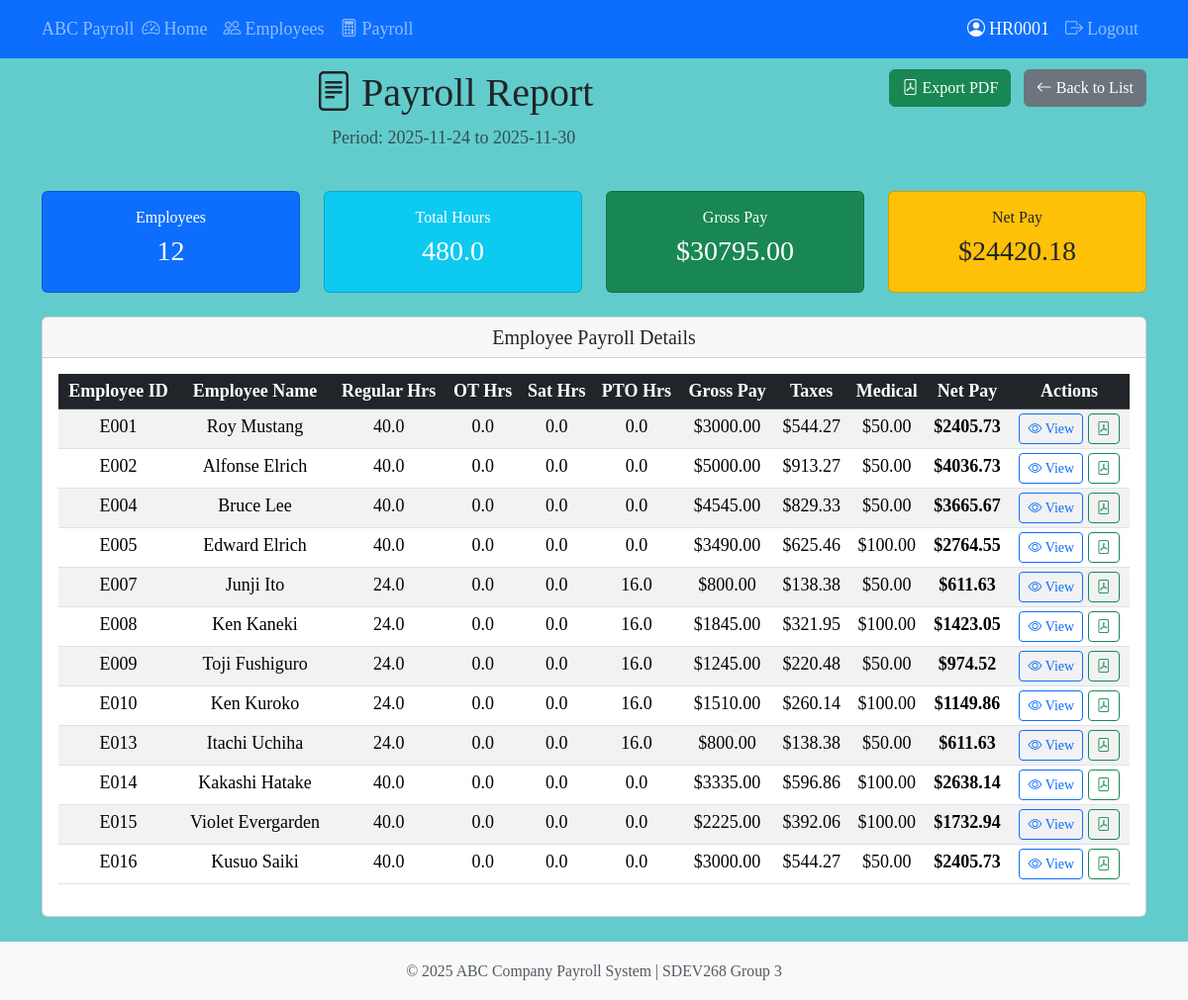
Page /payroll/report/8 (signed in) on the earlier database version.
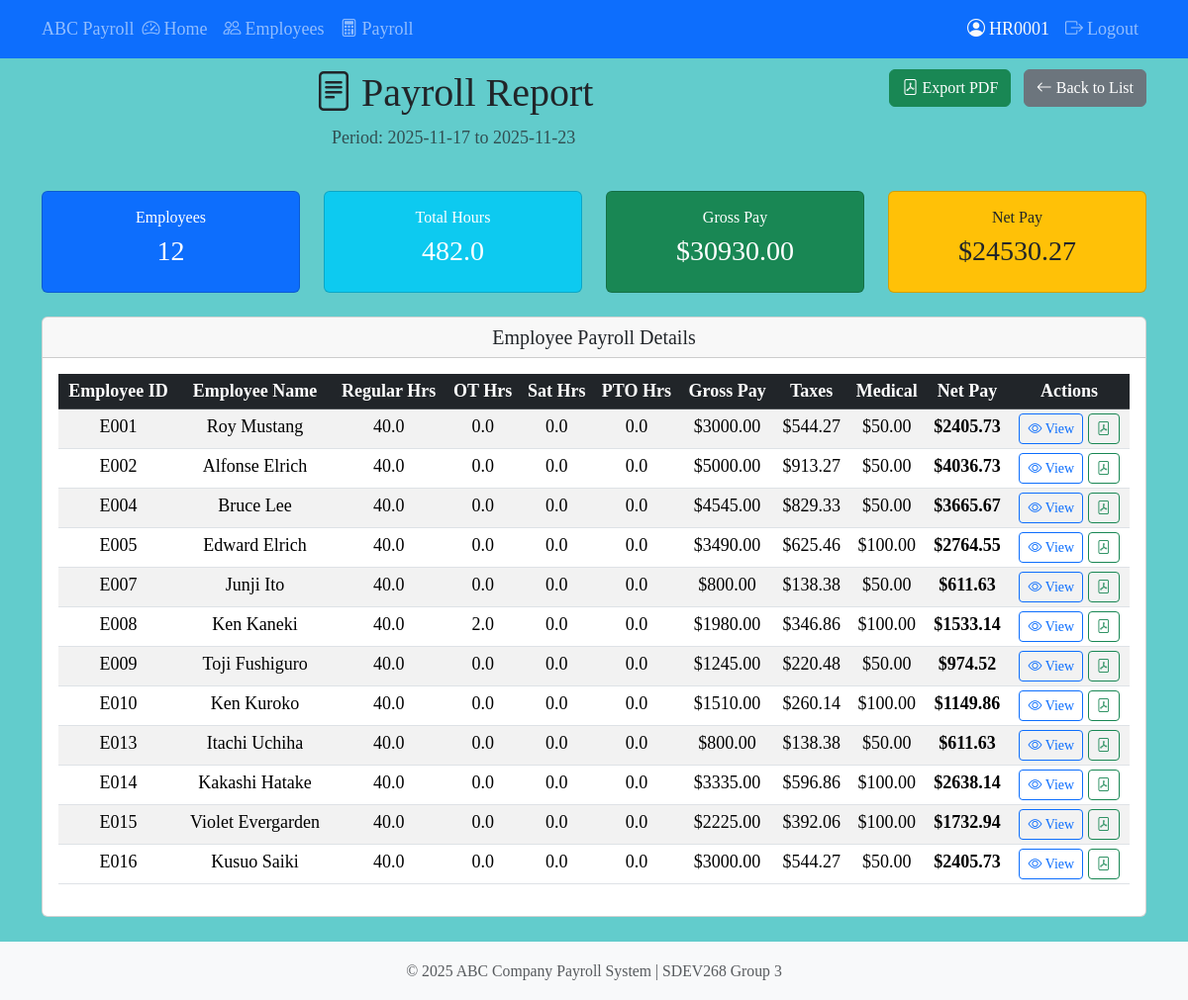
Same page on the later database version.
### tables this page shows
CREATE TABLE payroll_periods (
    payroll_id INTEGER PRIMARY KEY AUTOINCREMENT,
    period_start_date TEXT NOT NULL,
    period_end_date TEXT NOT NULL,
    processed_date TEXT,
    is_locked INTEGER NOT NULL DEFAULT 0,
    processed_by TEXT,
    created_date TEXT NOT NULL DEFAULT (datetime('now', 'localtime')),
    UNIQUE(period_start_date, period_end_date),
    CHECK (date(period_end_date) >= date(period_start_date))
);

CREATE TABLE payroll_details (
    payroll_detail_id INTEGER PRIMARY KEY AUTOINCREMENT,
    payroll_id INTEGER NOT NULL,
    employee_id TEXT NOT NULL,

    regular_hours REAL NOT NULL DEFAULT 0,
    overtime_hours REAL NOT NULL DEFAULT 0,
    saturday_hours REAL NOT NULL DEFAULT 0,
    pto_hours REAL NOT NULL DEFAULT 0,
    total_hours REAL NOT NULL DEFAULT 0,

    base_pay REAL NOT NULL DEFAULT 0,
    overtime_pay REAL NOT NULL DEFAULT 0,
    saturday_pay REAL NOT NULL DEFAULT 0,
    gross_pay REAL NOT NULL DEFAULT 0,

    medical_deduction REAL NOT NULL DEFAULT 0,
    dependent_stipend REAL NOT NULL DEFAULT 0,

    taxable_income REAL NOT NULL DEFAULT 0,

    state_tax REAL NOT NULL DEFAULT 0,
    federal_tax_employee REAL NOT NULL DEFAULT 0,
    social_security_employee REAL NOT NULL DEFAULT 0,
    medicare_employee REAL NOT NULL DEFAULT 0,
    total_employee_taxes REAL NOT NULL DEFAULT 0,

    net_pay REAL NOT NULL DEFAULT 0,

    federal_tax_employer REAL NOT NULL DEFAULT 0,
    social_security_employer REAL NOT NULL DEFAULT 0,
    medicare_employer REAL NOT NULL DEFAULT 0,
    total_employer_taxes REAL NOT NULL DEFAULT 0,

    calculated_date TEXT NOT NULL DEFAULT (datetime('now', 'localtime')),

    FOREIGN KEY (payroll_id) REFERENCES payroll_periods(payroll_id),
    FOREIGN KEY (employee_id) REFERENCES employees(employee_id),
    UNIQUE(payroll_id, employee_id)
);

CREATE TABLE employees (
    employee_id TEXT PRIMARY KEY,
    first_name TEXT NOT NULL,
    last_name TEXT NOT NULL,
    surname TEXT,
    date_of_birth TEXT NOT NULL,
    gender TEXT NOT NULL CHECK(gender IN ('Male', 'Female')),
    email TEXT NOT NULL UNIQUE,
    phone_num TEXT,
    address_line1 TEXT NOT NULL,
    address_line2 TEXT,
    city TEXT NOT NULL,
    state TEXT NOT NULL,
    zip_code TEXT NOT NULL,
    has_picture INTEGER NOT NULL DEFAULT 0,
    picture_filename TEXT,
    status TEXT NOT NULL DEFAULT 'Active' CHECK(status IN ('Active', 'Terminated')),
    date_hired TEXT NOT NULL,
    department_name TEXT NOT NULL,
    job_title_name TEXT NOT NULL,
    created_date TEXT NOT NULL DEFAULT (datetime('now', 'localtime')),
    modified_date TEXT NOT NULL DEFAULT (datetime('now', 'localtime')),
    FOREIGN KEY (department_name) REFERENCES departments(department_name),
    FOREIGN KEY (job_title_name) REFERENCES job_titles(title_name)
);

### src/routes/payroll.py (the view)
@bp.route("/report/<int:payroll_id>")
@admin_required
def payroll_report(payroll_id):
    success, message, period = payroll_controller.get_payroll_period(payroll_id)
    if not success:
        flash(message, "error")
        return redirect(url_for("payroll.payroll_list"))
    success, message, summary = payroll_controller.get_payroll_summary(
        period.period_start_date, period.period_end_date
    )
    success, message, details = payroll_controller.get_payroll_details_for_period(payroll_id)
    return render_template(
        "payroll/payroll_report.html",
        period=period,
        summary=summary,
        details=details,
    )

### src/controllers/payroll_controller.py (called while the page is built)
    def get_payroll_period(self, payroll_id: int) -> tuple[bool, str, PayrollPeriod | None]:
        try:
            period = PayrollPeriod.get_by_id(payroll_id)
            if period:
                return True, "Payroll period found", period
            return False, f"Payroll period {payroll_id} not found", None
        except Exception as e:
            return False, f"Error retrieving payroll period: {e!s}", None

    def get_payroll_details_for_period(
        self, payroll_id: int
    ) -> tuple[bool, str, list[PayrollDetail]]:
        try:
            details = PayrollDetail.get_by_payroll(payroll_id)
            return True, f"Retrieved {len(details)} payroll details", details
        except Exception as e:
            return False, f"Error retrieving payroll details: {e!s}", []

### src/models/base_model.py (called while the page is built)
    @classmethod
    def get_connection(cls) -> sqlite3.Connection:
        conn = sqlite3.connect(cls.DB_PATH, timeout=30.0)
        conn.row_factory = sqlite3.Row
        return conn

### src/templates/payroll/payroll_report.html (shortened to what the changed rows need)
{% extends "base.html" %}
{% block content %}
<div class="row mb-4">
    <div class="col">
        <h1><i class="bi bi-file-text me-2"></i>Payroll Report</h1>
        <p class="text-muted">
            Period: {{ period.period_start_date }} to {{ period.period_end_date }}
        </p>
    </div>
</div>
{% if summary %}
<div class="row mb-4">
    <div class="col-md-3">
        <div class="card bg-primary text-white">
            <div class="card-body text-center">
                <h6>Employees</h6>
                <h3>{{ summary.employee_count }}</h3>
            </div>
        </div>
    </div>
    <div class="col-md-3">
        <div class="card bg-info text-white">
            <div class="card-body text-center">
                <h6>Total Hours</h6>
                <h3>{{ "%.1f" | format(summary.totals.total_hours) }}</h3>
            </div>
        </div>
    </div>
    <div class="col-md-3">
        <div class="card bg-success text-white">
            <div class="card-body text-center">
                <h6>Gross Pay</h6>
                <h3>${{ "%.2f" | format(summary.totals.total_gross_pay) }}</h3>
            </div>
        </div>
    </div>
    <div class="col-md-3">
        <div class="card bg-warning text-dark">
            <div class="card-body text-center">
                <h6>Net Pay</h6>
                <h3>${{ "%.2f" | format(summary.totals.total_net_pay) }}</h3>
            </div>
        </div>
    </div>
</div>
{% endif %}
<div class="card">
    <div class="card-body">
        {% if details %}
        <div class="table-responsive">
            <table class="table table-striped table-sm">
                <thead class="table-dark">
                    <tr>
                        <th>Employee ID</th>
                        <th>Employee Name</th>
                        <th>Regular Hrs</th>
                        <th>OT Hrs</th>
                        <th>Sat Hrs</th>
                        <th>PTO Hrs</th>
                        <th>Gross Pay</th>
                        <th>Taxes</th>
                        <th>Medical</th>
                        <th>Net Pay</th>
                        <th>Actions</th>
                    </tr>
                </thead>
                <tbody>
                    {% for d in details %}
                    <tr>
                        <td>{{ d.employee_id }}</td>
                        <td>{{ d.first_name }} {{ d.last_name }}</td>
                        <td>{{ d.regular_hours }}</td>
                        <td>{{ d.overtime_hours }}</td>
                        <td>{{ d.saturday_hours }}</td>
                        <td>{{ d.pto_hours }}</td>
                        <td>${{ "%.2f" | format(d.gross_pay) }}</td>
                        <td>${{ "%.2f" | format(d.total_employee_taxes) }}</td>
                        <td>${{ "%.2f" | format(d.medical_deduction) }}</td>
                        <td><strong>${{ "%.2f" | format(d.net_pay) }}</strong></td>
                        <td>
                            <a href="{{ url_for('payroll.view_paycheck_detail', payroll_detail_id=d.payroll_detail_id) }}"
                                class="btn btn-sm btn-outline-primary">
                                <i class="bi bi-eye"></i> View
                            </a>
                            <a href="{{ url_for('payroll.download_paycheck_pdf', payroll_detail_id=d.payroll_detail_id) }}"
                                class="btn btn-sm btn-outline-success">
                                <i class="bi bi-file-pdf"></i>
                            </a>
                        </td>
                    </tr>
                    {% endfor %}
                </tbody>
            </table>
        </div>
        {% else %}
        <p class="text-muted text-center">No payroll details available.</p>
        {% endif %}
    </div>
</div>
{% endblock %}

Differences in the rows shown:
changed payroll_periods: period_start_date "2025-11-24" → "2025-11-17"; period_end_date "2025-11-30" → "2025-11-23"
changed payroll_details "Junji": regular_hours "24.0" → "40.0"; pto_hours "16.0" → "0.0"
changed payroll_details "Kaneki": regular_hours "24.0" → "40.0"; overtime_hours "0.0" → "2.0"; pto_hours "16.0" → "0.0"; gross_pay "1845.00" → "1980.00"; total_employee_taxes "321.95" → "346.86"; net_pay "1423.05" → "1533.14"
changed payroll_details "Toji": regular_hours "24.0" → "40.0"; pto_hours "16.0" → "0.0"
changed payroll_details "Kuroko": regular_hours "24.0" → "40.0"; pto_hours "16.0" → "0.0"
changed payroll_details "Itachi": regular_hours "24.0" → "40.0"; pto_hours "16.0" → "0.0"
Other differences:
{{ "%.1f" | format(summary.totals.total_hours) }}: "480.0" → "482.0"
{{ "%.2f" | format(summary.totals.total_gross_pay) }}: "30795.00" → "30930.00"
{{ "%.2f" | format(summary.totals.total_net_pay) }}: "24420.18" → "24530.27"
